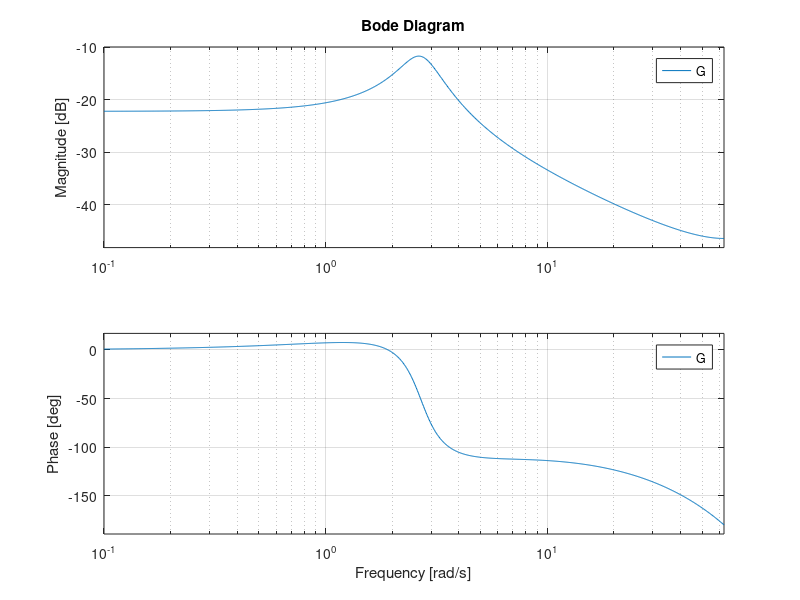
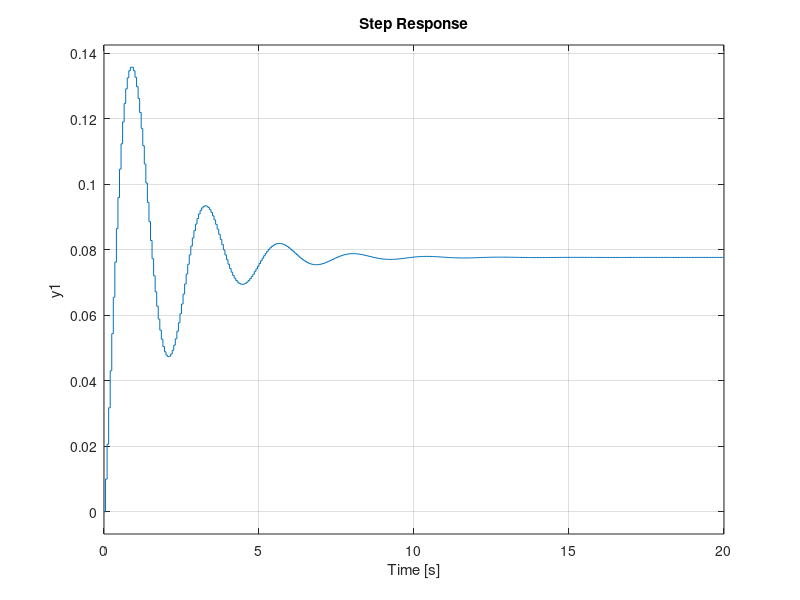
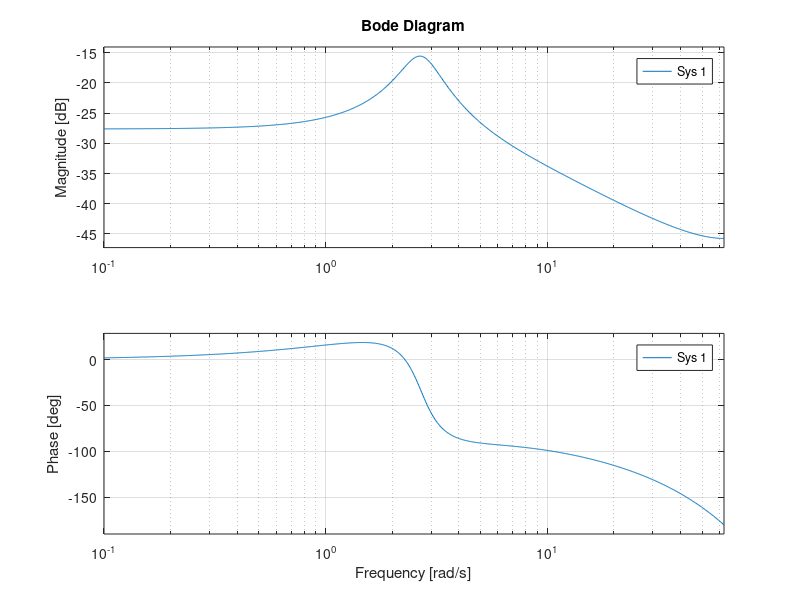
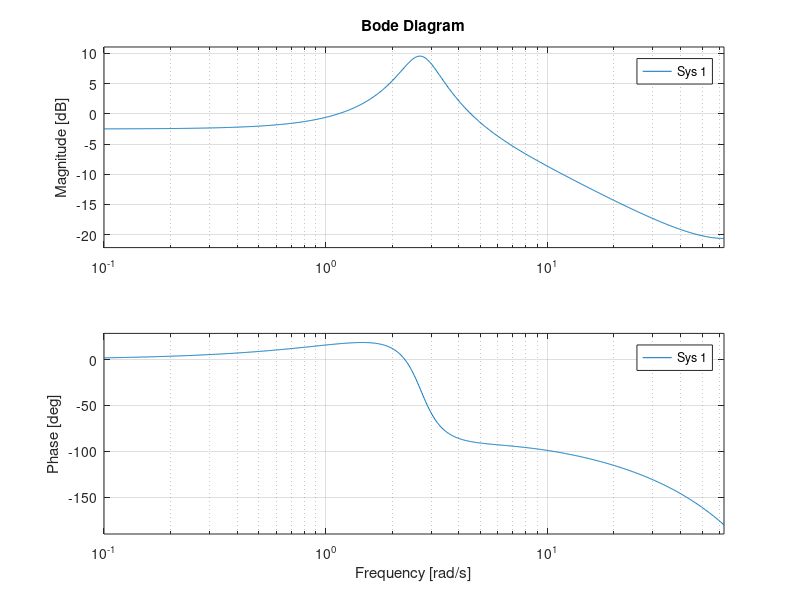

Here is the MATLAB script that generated these plots, in order:
p=0.86;
tfinal=3;
T = 0.05;

a1 = -1.92894;
a0 = 0.946607;
b1 = 0.00998879;
b0 = -0.00861729;

G = tf([0 b1 b0], [1 a1 a0], T);

bode(G);
figure(2)
step(G);

Dlead = tf([1, -0.85], [1, -0.72], T);

figure(3)
bode(Dlead*G);
figure(4)

figure(5)
bode(18*Dlead*G);
figure(6)
step(18*Dlead*G/(1 + 18*Dlead*G));
